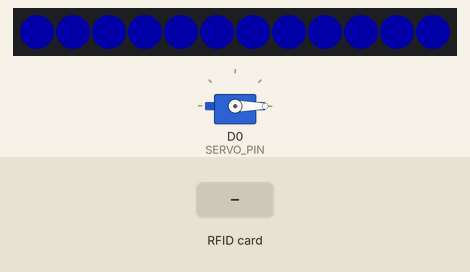
This sketch was run on a simulated ESP8266 (NodeMCU). Parts: 12 RGB LEDs in strip order, left to right, servo. The inputs (shaded band) are chosen by the test bench. Dim RGB values are drawn brighter than linear; WiFi joins after 1.5 s; servers stay silent unless stated; uploads are accepted with an empty reply; what the sketch prints to the serial monitor is not drawn.

Above: at 0.2 s.
2.9 s: RFID card 5E 7A 19 C4 held to the reader
At 4.2 s:
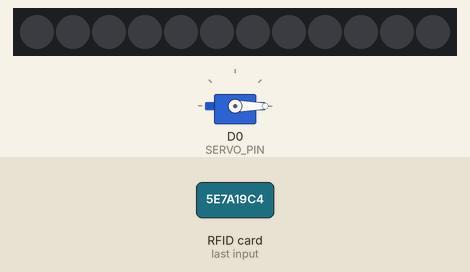
Timing chart, 0 to 5.9 s (numbered marks = the images above; inputs shaded):
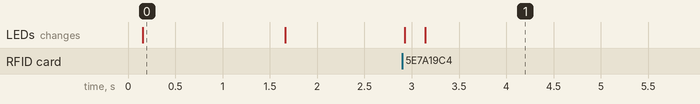

Measured:
- what the display in image 0 shows lasts 1.5 s, from 0.2 s to 1.7 s

The sketch:

a.ino
```cpp
#include <Arduino.h>
#include <ESP8266WiFi.h>
#include <ESP8266HTTPClient.h>

#include <SPI.h>
#include <MFRC522.h>
#include <Adafruit_NeoPixel.h>
#include <Servo.h>

// -------------------- WiFi --------------------
const char* SSID     = "";
const char* PASSWORD = "";

// Endpoint que recibe el UID y registra intento en BD
const char* SERVER_URL      = "http://3.214.181.94/insertar_intento_directo.php";
// Endpoint que devuelve el último intento (10 segundos) id|resultado|dispositivo
const char* SERVER_LAST_URL = "http://3.214.181.94/ultimo_intento_app.php";

// -------------------- Pines NodeMCU --------------------
// RC522
#define RST_PIN   D1
#define SS_PIN    D2

// NeoPixel
#define PIXEL_PIN D4
#define NUM_PIXELS 12

// Servo
#define SERVO_PIN D0

// -------------------- Objetos globales --------------------
MFRC522 rfid(SS_PIN, RST_PIN);
Adafruit_NeoPixel pixels(NUM_PIXELS, PIXEL_PIN, NEO_GRB + NEO_KHZ800);
Servo gate;

// Servo
const int OPEN_ANGLE  = 90;
const int CLOSE_ANGLE = 0;
const unsigned long HOLD_MS = 10000;

// Polling para último intento
unsigned long lastPollMs       = 0;
const unsigned long POLL_EVERY = 1000;  // cada 1 segundo
long lastSeenIntentId          = 0;     // último id procesado

// -------------------- Helpers visuales --------------------
void ringSolid(uint8_t r, uint8_t g, uint8_t b, uint8_t brightness = 40) {
  pixels.setBrightness(brightness);
  for (int i = 0; i < NUM_PIXELS; i++) {
    pixels.setPixelColor(i, pixels.Color(r, g, b));
  }
  pixels.show();
}

String uidToHex(const MFRC522::Uid &uid) {
  String s = "";
  for (byte i = 0; i < uid.size; i++) {
    if (uid.uidByte[i] < 0x10) s += "0";
    s += String(uid.uidByte[i], HEX);
  }
  s.toUpperCase();
  return s;
}

void openGateThenClose() {
  gate.write(OPEN_ANGLE);
  delay(HOLD_MS);
  gate.write(CLOSE_ANGLE);
}

// -------------------- Enviar intento RFID al backend --------------------
// NO mueve el servo, solo envía el UID para que el PHP registre PERMITIDO/DENEGADO
void enviarIntentoRFID(const String& uidHex) {
  Serial.println();
  Serial.println("📡 Enviando intento RFID al backend...");
  Serial.println("---------------------------");

  if (WiFi.status() != WL_CONNECTED) {
    Serial.println("❌ WiFi NO conectado, no se envía intento.");
    return;
  }

  WiFiClient client;
  HTTPClient http;

  if (!http.begin(client, SERVER_URL)) {
    Serial.println("❌ Error http.begin() en SERVER_URL");
    return;
  }

  http.addHeader("Content-Type", "application/x-www-form-urlencoded");

  // Puedes cambiar lector_id si quieres identificar la puerta
  String postData = "uid_tag=" + uidHex + "&lector_id=ESP8266_RFID";

  Serial.print("➡️ POST: ");
  Serial.println(postData);

  int httpCode = http.POST(postData);

  if (httpCode <= 0) {
    Serial.print("❌ Error HTTP POST: ");
    Serial.println(httpCode);
    http.end();
    return;
  }

  Serial.print("📥 Código HTTP insertar_intento_directo.php: ");
  Serial.println(httpCode);

  String payload = http.getString();
  Serial.println("📨 Respuesta insertar_intento_directo.php:");
  Serial.println(payload);

  http.end();

  Serial.println("✅ Intento RFID enviado, el resultado se tomará desde ultimo_intento_app.php");
}

// -------------------- Consultar último intento (10 segundos) --------------------
void checkUltimoIntento() {
  // Polling cada 1 segundo
  unsigned long now = millis();
  if (now - lastPollMs < POLL_EVERY) {
    return;
  }
  lastPollMs = now;

  if (WiFi.status() != WL_CONNECTED) {
    Serial.println("⚠️ Sin WiFi, no se puede consultar último intento.");
    return;
  }

  WiFiClient client;
  HTTPClient http;

  Serial.println();
  Serial.println("📡 Consultando último intento (<=10s)...");

  if (!http.begin(client, SERVER_LAST_URL)) {
    Serial.println("❌ Error http.begin() en SERVER_LAST_URL");
    return;
  }

  int httpCode = http.GET();
  Serial.print("📥 Código HTTP ultimo_intento_app.php: ");
  Serial.println(httpCode);

  if (httpCode <= 0) {
    Serial.print("❌ Error HTTP GET: ");
    Serial.println(httpCode);
    http.end();
    return;
  }

  String payload = http.getString();
  http.end();

  payload.trim();

  Serial.print("📨 Respuesta ultimo_intento_app.php: ");
  Serial.println(payload);

  if (payload.length() == 0) {
    Serial.println("⚠️ Respuesta vacía desde ultimo_intento_app.php");
    return;
  }

  // Formato esperado: id|resultado|dispositivo
  int p1 = payload.indexOf('|');
  int p2 = payload.indexOf('|', p1 + 1);

  if (p1 == -1 || p2 == -1) {
    Serial.println("⚠️ Formato inesperado en respuesta.");
    return;
  }

  long id = payload.substring(0, p1).toInt();
  String resultado   = payload.substring(p1 + 1, p2);
  String dispositivo = payload.substring(p2 + 1);

  resultado.trim();
  dispositivo.trim();

  Serial.print("➡️ Último id: ");
  Serial.print(id);
  Serial.print(" | resultado: ");
  Serial.print(resultado);
  Serial.print(" | dispositivo: ");
  Serial.println(dispositivo);

  // Si no hay nuevos intentos, no hacemos nada
  if (id <= lastSeenIntentId) {
    Serial.println("ℹ️ Sin nuevo intento a procesar.");
    return;
  }

  // Marcamos como procesado
  lastSeenIntentId = id;

  // Solo nos interesan PERMITIDO o DENEGADO
  if (resultado == "PERMITIDO") {
    Serial.println("✅ Nuevo intento PERMITIDO (tarjeta/llavero/app).");
    ringSolid(0, 255, 0); // verde
    openGateThenClose();
    ringSolid(0, 0, 0);
  } else if (resultado == "DENEGADO") {
    Serial.println("⛔ Nuevo intento DENEGADO (tarjeta/llavero/app).");
    ringSolid(255, 0, 0); // rojo
    delay(1500);
    ringSolid(0, 0, 0);
  } else {
    Serial.println("ℹ️ Resultado distinto de PERMITIDO/DENEGADO, sin acción.");
  }
}

// -------------------- SETUP --------------------
void setup() {
  Serial.begin(115200);
  delay(100);

  Serial.println();
  Serial.println("===== SISTEMA DE ACCESO ESP8266 =====");
  Serial.println("Inicializando...");

  // NeoPixel
  pixels.begin();
  ringSolid(0, 0, 0);

  // Servo
  gate.attach(SERVO_PIN);
  gate.write(CLOSE_ANGLE);

  // RFID
  SPI.begin();
  pinMode(SS_PIN, OUTPUT);
  digitalWrite(SS_PIN, HIGH);
  rfid.PCD_Init();

  // WiFi
  Serial.print("Conectando a WiFi: ");
  Serial.println(SSID);

  ringSolid(0, 0, 255); // azul mientras conecta

  WiFi.begin(SSID, PASSWORD);
  while (WiFi.status() != WL_CONNECTED) {
    delay(500);
    Serial.print(".");
  }

  Serial.println();
  Serial.println("✔️ WiFi conectado");
  Serial.print("IP: ");
  Serial.println(WiFi.localIP());

  ringSolid(0, 0, 0);

  Serial.println();
  Serial.println("👉 Esperando tarjeta/llavero y comandos desde APP...");
}

// -------------------- LOOP --------------------
void loop() {
  // 1) Siempre revisar el último intento en la BD (tarjeta / llavero / APP)
  checkUltimoIntento();

  // 2) Si se presenta una tarjeta/llavero, enviamos el intento al backend
  if (rfid.PICC_IsNewCardPresent() && rfid.PICC_ReadCardSerial()) {

    String uidHex = uidToHex(rfid.uid);

    Serial.println();
    Serial.println("====================================");
    Serial.print("🎫 UID detectado: ");
    Serial.println(uidHex);
    Serial.println("====================================");

    ringSolid(0, 0, 255); // azul mientras enviamos

    enviarIntentoRFID(uidHex);

    ringSolid(0, 0, 0);

    Serial.println();
    Serial.println("👉 Intento registrado, esperando resultado en BD...");
    Serial.println("------------------------------------");

    rfid.PICC_HaltA();
    rfid.PCD_StopCrypto1();

    delay(500); // evitar múltiples lecturas rápidas
  }

  delay(10); // pequeño respiro para no saturar el loop
}
```
